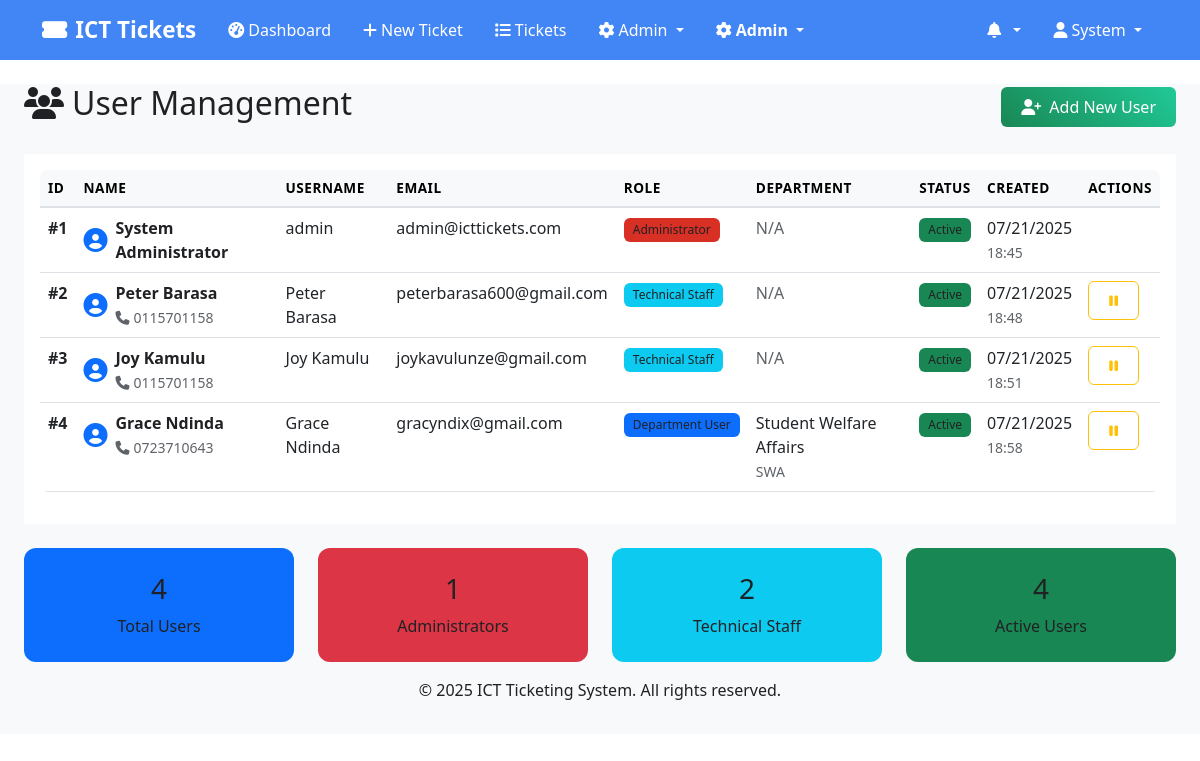
The app's page /users (signed in) with its own data.
### models.py (models this page shows, shortened)
class User(UserMixin, db.Model):
    __tablename__ = 'users'
    id = db.Column(db.Integer, primary_key=True)
    username = db.Column(db.String(80), unique=True, nullable=False)
    email = db.Column(db.String(120), unique=True, nullable=False)
    phone = db.Column(db.String(20), nullable=True)
    password_hash = db.Column(db.String(256), nullable=False)
    first_name = db.Column(db.String(50), nullable=False)
    last_name = db.Column(db.String(50), nullable=False)
    role = db.Column(db.String(20), nullable=False)  # 'user', 'tech', 'admin'
    department_id = db.Column(db.Integer, db.ForeignKey('departments.id'), nullable=True)
    is_active = db.Column(db.Boolean, default=True)
    created_at = db.Column(db.DateTime, default=datetime.utcnow)
    updated_at = db.Column(db.DateTime, default=datetime.utcnow, onupdate=datetime.utcnow)
    department = db.relationship('Department', backref='users')
    created_tickets = db.relationship('Ticket', foreign_keys='Ticket.created_by_id', backref='creator')
    assigned_tickets = db.relationship('Ticket', foreign_keys='Ticket.assigned_to_id', backref='assignee')
    @property
    def full_name(self):
        return f"{self.first_name} {self.last_name}"

class Department(db.Model):
    __tablename__ = 'departments'
    id = db.Column(db.Integer, primary_key=True)
    name = db.Column(db.String(100), unique=True, nullable=False)
    code = db.Column(db.String(10), unique=True, nullable=False)
    description = db.Column(db.Text, nullable=True)
    created_at = db.Column(db.DateTime, default=datetime.utcnow)

### routes.py (the view)
@app.route('/users')
@login_required
def list_users():
    if current_user.role != 'admin':
        abort(403)
    users = User.query.all()
    return render_template('user_management.html', users=users, User=User, Department=Department)

### templates/user_management.html (shortened to what this page needs)
{% extends "base.html" %}
{% block content %}
<div class="container-fluid">
    <div class="row">
        <div class="col-12">
            <div class="d-flex justify-content-between align-items-center mb-4">
                <h2><i class="fas fa-users me-2"></i>User Management</h2>
                <button class="btn btn-success" data-bs-toggle="modal" data-bs-target="#userModal">
                    <i class="fas fa-user-plus me-2"></i>Add New User
                </button>
            </div>
        </div>
    </div>
    <div class="row">
        <div class="col-12">
            <div class="card">
                <div class="card-body">
                    {% if users %}
                    <div class="table-responsive">
                        <table class="table table-hover">
                            <thead class="table-light">
                                <tr>
                                    <th>ID</th>
                                    <th>Name</th>
                                    <th>Username</th>
                                    <th>Email</th>
                                    <th>Role</th>
                                    <th>Department</th>
                                    <th>Status</th>
                                    <th>Created</th>
                                    <th>Actions</th>
                                </tr>
                            </thead>
                            <tbody>
                                {% for user in users %}
                                <tr {% if not user.is_active %}class="table-secondary"{% endif %}>
                                    <td><strong>#{{ user.id }}</strong></td>
                                    <td>
                                        <div class="d-flex align-items-center">
                                            <i class="fas fa-user-circle fs-4 text-primary me-2"></i>
                                            <div>
                                                <strong>{{ user.full_name }}</strong>
                                                {% if user.phone %}
                                                <br><small class="text-muted">
                                                    <i class="fas fa-phone me-1"></i>{{ user.phone }}
                                                </small>
                                                {% endif %}
                                            </div>
                                        </div>
                                    </td>
                                    <td>{{ user.username }}</td>
                                    <td>{{ user.email }}</td>
                                    <td>
                                        {% if user.role == 'admin' %}
                                        <span class="badge bg-danger">Administrator</span>
                                        {% elif user.role == 'tech' %}
                                        <span class="badge bg-info">Technical Staff</span>
                                        {% else %}
                                        <span class="badge bg-primary">Department User</span>
                                        {% endif %}
                                    </td>
                                    <td>
                                        {% if user.department %}
                                        {{ user.department.name }}
                                        <br><small class="text-muted">{{ user.department.code }}</small>
                                        {% else %}
                                        <span class="text-muted">N/A</span>
                                        {% endif %}
                                    </td>
                                    <td>
                                        {% if user.is_active %}
                                        <span class="badge bg-success">Active</span>
                                        {% else %}
                                        <span class="badge bg-secondary">Inactive</span>
                                        {% endif %}
                                    </td>
                                    <td>
                                        {{ user.created_at.strftime('%m/%d/%Y') }}<br>
                                        <small class="text-muted">{{ user.created_at.strftime('%H:%M') }}</small>
                                    </td>
                                    <td>
                                        <div class="btn-group" role="group">
                                            {% if user.username != 'admin' %}
                                            <a href="{{ url_for('toggle_user_status', user_id=user.id) }}"
                                               class="btn btn-sm {% if user.is_active %}btn-outline-warning{% else %}btn-outline-success{% endif %}"
                                               onclick="return confirm('Are you sure you want to {% if user.is_active %}deactivate{% else %}activate{% endif %} this user?')">
                                                <i class="fas fa-{% if user.is_active %}pause{% else %}play{% endif %}"></i>
                                            </a>
                                            {% endif %}
                                        </div>
                                    </td>
                                </tr>
                                {% endfor %}
                            </tbody>
                        </table>
                    </div>
                    {% endif %}
                </div>
            </div>
        </div>
    </div>
    <div class="row mt-4">
        <div class="col-md-3">
            <div class="card dashboard-card-total">
                <div class="card-body text-center">
                    <h3>{{ users|length }}</h3>
                    <p class="mb-0">Total Users</p>
                </div>
            </div>
        </div>
        <div class="col-md-3">
            <div class="card dashboard-card-urgent">
                <div class="card-body text-center">
                    <h3>{{ users|selectattr('role', 'equalto', 'admin')|list|length }}</h3>
                    <p class="mb-0">Administrators</p>
                </div>
            </div>
        </div>
        <div class="col-md-3">
            <div class="card dashboard-card-inprogress">
                <div class="card-body text-center">
                    <h3>{{ users|selectattr('role', 'equalto', 'tech')|list|length }}</h3>
                    <p class="mb-0">Technical Staff</p>
                </div>
            </div>
        </div>
        <div class="col-md-3">
            <div class="card dashboard-card-resolved">
                <div class="card-body text-center">
                    <h3>{{ users|selectattr('is_active', 'equalto', True)|list|length }}</h3>
                    <p class="mb-0">Active Users</p>
                </div>
            </div>
        </div>
    </div>
</div>
{% endblock %}

### templates/base.html (shortened to what this page needs)
<!DOCTYPE html>
<html lang="en">
<head>
    <link href="https://cdn.jsdelivr.net/npm/bootstrap@5.3.0/dist/css/bootstrap.min.css" rel="stylesheet">
    <link href="https://cdnjs.cloudflare.com/ajax/libs/font-awesome/6.4.0/css/all.min.css" rel="stylesheet">
    <link href="{{ url_for('static', filename='css/style.css') }}" rel="stylesheet">
</head>
<body>
    <nav class="navbar navbar-expand-lg shadow-sm" style="background-color: #4285f4 !important;">
        <div class="container" style="background-color: #4285f4;">
            <a class="navbar-brand" href="{{ url_for('dashboard' if current_user.is_authenticated else 'index') }}" style="color: #ffffff !important; font-weight: 600;">
                <i class="fas fa-ticket-alt me-2"></i>ICT Tickets
            </a>
            {% if current_user.is_authenticated %}
            <div class="collapse navbar-collapse" id="navbarNav">
                <ul class="navbar-nav me-auto">
                    <li class="nav-item">
                        <a class="nav-link" href="{{ url_for('dashboard') }}" style="color: #ffffff !important; font-weight: 500;">
                            <i class="fas fa-tachometer-alt me-1"></i>Dashboard
                        </a>
                    </li>
                    {% if current_user.role in ['user', 'admin'] %}
                    <li class="nav-item">
                        <a class="nav-link" href="{{ url_for('create_ticket') }}" style="color: #ffffff !important; font-weight: 500;">
                            <i class="fas fa-plus me-1"></i>New Ticket
                        </a>
                    </li>
                    {% endif %}
                    <li class="nav-item">
                        <a class="nav-link" href="{{ url_for('list_tickets') }}" style="color: #ffffff !important; font-weight: 500;">
                            <i class="fas fa-list me-1"></i>Tickets
                        </a>
                    </li>
                    {% if current_user.role == 'admin' %}
                    <li class="nav-item dropdown">
                        <a class="nav-link dropdown-toggle" href="#" role="button" data-bs-toggle="dropdown" style="color: #ffffff !important; font-weight: 500;">
                            <i class="fas fa-cog me-1"></i>Admin
                        </a>
                    </li>
                    {% elif current_user.role in ['tech'] %}
                    <li class="nav-item">
                        <a class="nav-link" href="{{ url_for('reports') }}" style="color: #ffffff !important; font-weight: 500;">
                            <i class="fas fa-chart-bar me-1"></i>Reports
                        </a>
                    </li>
                    {% endif %}
                    {% if current_user.role == 'admin' %}
                    <li class="nav-item dropdown">
                        <a class="nav-link dropdown-toggle" href="#" role="button" data-bs-toggle="dropdown">
                            <i class="fas fa-cog me-1"></i>Admin
                        </a>
                    </li>
                    {% endif %}
                </ul>
                <ul class="navbar-nav">
                    <li class="nav-item dropdown">
                        <a class="nav-link dropdown-toggle" href="#" role="button" data-bs-toggle="dropdown" style="color: #ffffff !important; font-weight: 500;">
                            <i class="fas fa-bell me-1"></i>
                            {% set unread_count = 0 %}
                            {% if current_user.notifications is defined and current_user.notifications %}
                                {% set unread_count = current_user.notifications|selectattr('is_read', 'equalto', False)|list|length %}
                            {% endif %}
                        </a>
                            {% set recent_notifications = [] %}
                            {% if current_user.notifications is defined and current_user.notifications %}
                                {% set recent_notifications = current_user.notifications[:5] %}
                            {% endif %}
                    </li>
                    <li class="nav-item dropdown">
                        <a class="nav-link dropdown-toggle" href="#" role="button" data-bs-toggle="dropdown" style="color: #ffffff !important; font-weight: 500;">
                            <i class="fas fa-user me-1"></i>{{ current_user.first_name }}
                        </a>
                    </li>
                </ul>
            </div>
            {% endif %}
        </div>
    </nav>
    <main class="container-fluid mt-4">
        {% block content %}{% endblock %}
    </main>
    <footer class="bg-light text-center text-muted py-3 mt-5">
        <div class="container">
            <p>&copy; 2025 ICT Ticketing System. All rights reserved.</p>
        </div>
    </footer>
</body>
</html>

### records on screen
User: first_name "System", id "1", full_name "System Administrator", username "admin", email "admin@icttickets.com", role "Administrator", shows "N/A", is_active "Active", created_at "07/21/2025", created_at "18:45"
User: id "2", full_name "Peter Barasa", phone "0115701158", username "Peter Barasa", email "peterbarasa600@gmail.com", role "Technical Staff", shows "N/A", is_active "Active", created_at "07/21/2025", created_at "18:48"
User: id "3", full_name "Joy Kamulu", phone "0115701158", username "Joy Kamulu", email "joykavulunze@gmail.com", role "Technical Staff", shows "N/A", is_active "Active", created_at "07/21/2025", created_at "18:51"
User: id "4", full_name "Grace Ndinda", phone "0723710643", username "Grace Ndinda", email "gracyndix@gmail.com", role "Department User", department.name "Student Welfare Affairs", department.code "SWA", is_active "Active", created_at "07/21/2025", created_at "18:58"

### other values on screen
{{ users|length }} "4"
{{ users|selectattr('role', 'equalto', 'admin')|list|length }} "1"
{{ users|selectattr('role', 'equalto', 'tech')|list|length }} "2"
{{ users|selectattr('is_active', 'equalto', True)|list|length }} "4"
